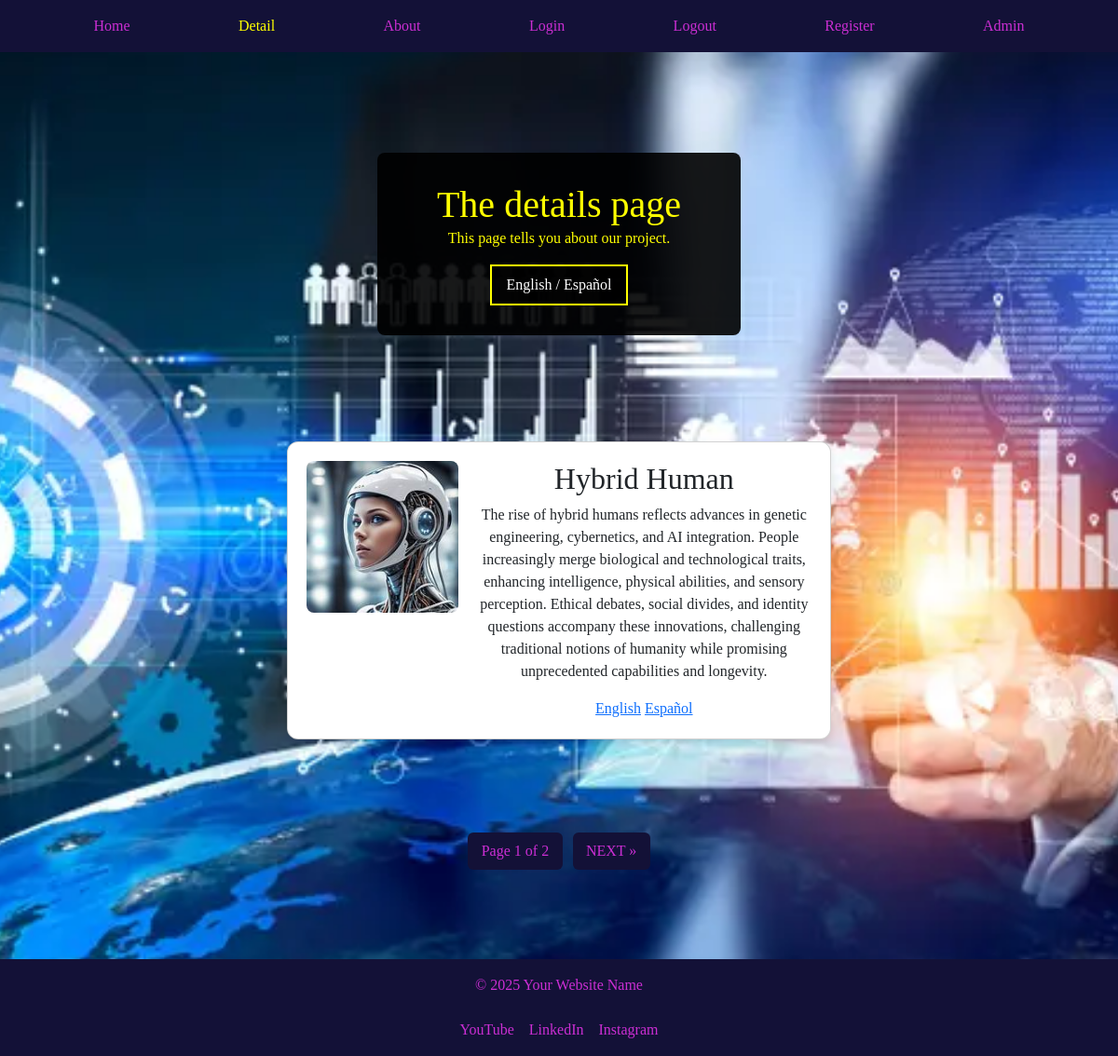
/detail/, run on the app's committed database.
### next_project/models.py (models this page shows, shortened)
class CardText(models.Model):
    title = models.CharField(max_length=20)
    content = models.TextField()
    image_name = models.CharField(
        max_length=100,
        help_text="Enter the image filename (eg 'An image of...)",
        default='default.jpg',
        blank=True
    )

### next_project/views.py (the view, shortened to what this page needs)
# urls.py: path('detail/', views.detail_view, name='detail'),
def detail_view(request):
    lang = request.GET.get('lang', 'en')
    card_text = CardText.objects.all()
    paginator = Paginator(card_text, 1)  # 1 card per page
    page_number = request.GET.get('page')
    page_obj = paginator.get_page(page_number)
    card = page_obj[0] if page_obj else None
    if card:
        translation = card.translations.filter(language=lang).first()
        content = translation.content if translation else (
            card.content or 'Content coming soon.')
    return render(request, "next_project/detail.html", {
        'card': card,
        'content': content,
        'active_tab': 'detail',
        'page_obj': page_obj,
        'is_paginated': page_obj.has_other_pages(),
    })

### next_project/templates/next_project/detail.html (shortened to what this page needs)
{% extends 'next_project/base.html' %}
{% load static %}
{% block content %}
<section class="hero">
    <div class="hero-overlay">
        <h1 data-i18n="detail_title" class="color">The details page</h1>
        <p data-i18n="detail_content" class="color">This page tells you about our project.</p>
        <button id="switch-lang">English / Español</button>
    </div>
</section>
<div class="card">
    <div class="card-image-container">
        <a href="{% url 'detail' %}">
            <img src="{% static 'images/'|add:card.image_name %}" alt="{{ card.title }}" class="card-image">
        </a>
    </div>
    <div class="card-text">
        <h2 class="card-title">{{ card.title }}</h2>
        <p class="card-content">{{ content }}</p>
        <div class="lang-switch">
            <a href="{% url 'detail' %}?lang=en">English</a>
            <a href="{% url 'detail' %}?lang=es">Español</a>
        </div>
    </div>
</div>
  <div class="pagination-container">
      <nav aria-label="Page navigation">
        <ul class="pagination justify-content-center">
          <li class="page-item disabled">
            <span class="page-link">Page {{ page_obj.number }} of {{ page_obj.paginator.num_pages }}</span>
          </li>
          {% if page_obj.has_next %}
          <li class="page-item">
            <a href="?page={{ page_obj.next_page_number }}" class="page-link">NEXT &raquo;</a>
          </li>
          {% endif %}
        </ul>
      </nav>
    </div>
{% endblock %}

### next_project/static/next_project/CSS/style.css (style rules this page uses)
* { box-sizing: border-box; margin: 0; padding: 0; }
html, body { height: 100%; font-family: "Times New Roman", Times, serif; }
body { display: flex; flex-direction: column; min-height: 100vh; padding-top: 4.375rem; background-image: url("/static/images/techimage.jpg"); background-repeat: no-repeat; background-position: center center; background-size: cover; background-attachment: fixed; image-rendering: auto; }
nav a { color: rgb(203 46 211); text-decoration: none; transition: color 0.3s; }
.color { color: yellow; }
.hero { display: flex; justify-content: center; align-items: center; height: 40vh; position: relative; }
.hero-overlay { background-color: rgba(0, 0, 0, 0.9); padding: 2rem 4rem; border-radius: 8px; text-align: center; display: inline-block; }
.hero-overlay h1 { color: yellow; margin: 0; }
#switch-lang { background-color: rgba(0, 0, 0, 0.9); color: white; border: 2px solid yellow; padding: 8px 16px; cursor: pointer; transition: background-color 0.3s, color 0.3s; }
.card { display: flex; flex-direction: row; gap: 20px; width: 50%; max-width: 1200px; margin: 20px auto; background: #fff; border-radius: 12px; padding: 20px; box-shadow: 0 4px 8px rgba(0,0,0,0.1); }
.card-image-container { flex: 0 0 30%; }
.card-image { width: 100%; height: auto; border-radius: 8px; display: block; }
.card-text { flex: 1; }
.pagination-container { margin: 3rem 0; }
.pagination { display: flex; gap: 0.75rem; }
.pagination .page-item { list-style: none; }
.pagination .page-link { background-color: #131137; color: rgb(203 46 211); border: none; border-radius: 6px; padding: 0.5rem 0.9rem; font-weight: 500; text-decoration: none; transition: background-color 0.3s ease, color 0.3s ease; }
.pagination .page-item.disabled .page-link, .pagination .page-item.disabled .page-link:hover, .pagination .page-item.disabled .page-link:focus { background-color: #131137; color: rgb(203 46 211); cursor: pointer; pointer-events: none; }

### data on the page
CardText: image_name (picture), title "Hybrid Human", content "The rise of hybrid humans reflects advances in genetic engineering, cybernetics, and AI integration. People increasingly merge biological and technological traits, enhancing intelligence, physical abilities, and sensory perception. Ethical debates, social divides, and identity questions accompany these innovations, challenging traditional notions of humanity while promising unprecedented capabilities and longevity."

### other printed values
{{ page_obj.number }} "1"
{{ page_obj.paginator.num_pages }} "2"
